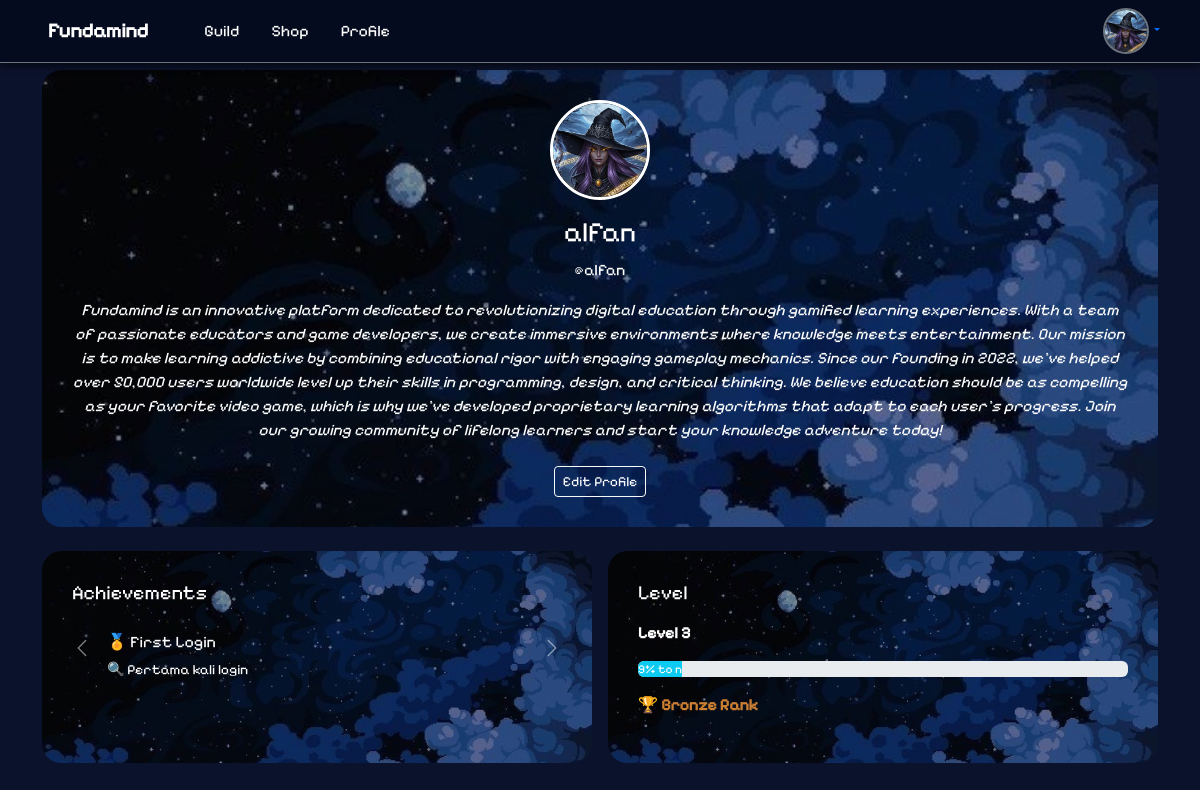
The page /pages/profile.php (signed in) on the database its author committed.
### tables this page shows
CREATE TABLE `users` (
  `id_user` int NOT NULL,
  `username` varchar(50) NOT NULL,
  `password` varchar(255) NOT NULL,
  `avatar` enum('Ellipse_1.png','Ellipse_2.png','Ellipse_3.png','Ellipse_4.png','Ellipse_5.png') DEFAULT 'Ellipse_1.png',
  `bio` text,
  `level` int DEFAULT '1',
  `xp` int DEFAULT '0',
  `xp_next` int DEFAULT '100',
  `coin` int DEFAULT '0'
);

CREATE TABLE `achievements` (
  `id_achievement` int NOT NULL,
  `nama` varchar(100) NOT NULL,
  `syarat` text
);

### pages/profile.php (the view, shortened to what this page needs)
<?php
include 'db.php';
$id_user = $_SESSION['user_id'];
$sql = "SELECT * FROM users WHERE id_user = $id_user";
$result = mysqli_query($koneksi, $sql);
$data = mysqli_fetch_assoc($result);
?>
<!DOCTYPE html>
<html lang="en">
<head>
  <link href="https://cdn.jsdelivr.net/npm/bootstrap@5.3.0/dist/css/bootstrap.min.css" rel="stylesheet">
  <link rel="stylesheet" href="../assets/css/profile.css">
  <link rel="stylesheet" href="../assets/css/navbar.css" />
</head>
<body>
  <?php include 'includes/navbar.php'; ?>
  <div class="container">
    <div class="profile-card mb-4 text-center">
      <img src="../assets/images/<?php echo htmlspecialchars($data['avatar']); ?>" alt="avatar" class="avatar mb-3">
      <h3><?php echo htmlspecialchars($data['username']); ?></h3>
      <p>@<?php echo strtolower(htmlspecialchars($data['username'])); ?></p>
      <p><em><?php echo $data['bio'] ? htmlspecialchars($data['bio']) : 'Belum ada bio.'; ?></em></p>
      <a href="edit_profile.php" class="btn btn-outline-light btn-sm mt-2">Edit Profile</a>
    </div>
    <div class="row g-3">
      <div class="col-md-6">
        <div class="profile-card h-100">
          <h5 class="mb-3">Achievements</h5>
          <div id="achievementCarousel" class="carousel slide" data-bs-ride="carousel">
            <div class="carousel-inner">
              <?php
              $sql_achievements = "
          SELECT a.nama, a.syarat
          FROM user_achievements ua
          JOIN achievements a ON ua.id_achievement = a.id_achievement
          WHERE ua.id_user = $id_user
        ";
              $res_achievements = mysqli_query($koneksi, $sql_achievements);
              $activeSet = false;
              if (mysqli_num_rows($res_achievements) > 0):
                while ($row = mysqli_fetch_assoc($res_achievements)):
              ?>
                  <div class="carousel-item <?php if (!$activeSet) {
                                              echo 'active';
                                              $activeSet = true;
                                            } ?>">
                    <div class="achievement-card text-white">
                      <h6>🏅 <?php echo htmlspecialchars($row['nama']); ?></h6>
                      <p class="small mb-0">🔍 <?php echo htmlspecialchars($row['syarat']); ?></p>
                    </div>
                  </div>
                <?php endwhile;
              endif; ?>
            </div>
            <button class="carousel-control-prev" type="button" data-bs-target="#achievementCarousel" data-bs-slide="prev">
              <span class="carousel-control-prev-icon" aria-hidden="true"></span>
            </button>
            <button class="carousel-control-next" type="button" data-bs-target="#achievementCarousel" data-bs-slide="next">
              <span class="carousel-control-next-icon" aria-hidden="true"></span>
            </button>
          </div>
        </div>
      </div>
      <div class="col-md-6">
        <div class="profile-card">
          <h5 class="mb-3">Level</h5>
          <p><strong>Level <?php echo $data['level']; ?></strong></p>
          <?php
          $progress = ($data['xp'] / $data['xp_next']) * 100;
          $progress = $progress > 100 ? 100 : $progress;
          ?>
          <div class="progress">
            <div class="progress-bar bg-info" style="width: <?php echo $progress; ?>%">
              <?php echo round($progress); ?>% to next
            </div>
          </div>
          <p class="mt-3">
            <?php
            $rank = 'Bronze';
            $rank_color = [
              'Bronze' => '#cd7f32',
              'Silver' => '#c0c0c0',
              'Gold' => '#ffd700',
              'Platinum' => '#e5e4e2',
              'Diamond' => '#b9f2ff'
            ];
            ?>
            <strong style="color: <?php echo $rank_color[$rank]; ?>;">
              🏆 <?php echo $rank; ?> Rank
            </strong>
          </p>
        </div>
      </div>
    </div>
  </div>
</body>
</html>

### assets/css/profile.css (style rules this page uses)
body { font-family: "PixelifySans", sans-serif; background-color: #0b122b; color: white; }
.container { padding-top: 70px; }
.profile-card { position: relative; border-radius: 20px; overflow: hidden; padding: 30px; color: white; background-image: url("../images/BackgroundBlueSkyPixel.webp"); background-size: cover; background-position: center; }
.profile-card::before { content: ""; position: absolute; inset: 0; background-color: rgba(0, 0, 0, 0.4); }
.profile-card > * { position: relative; z-index: 1; }
.avatar { width: 100px; height: 100px; border-radius: 50%; border: 3px solid white; object-fit: cover; }
.carousel-item { height: 55px; }
.achievement-card { background-color: transparent; border-radius: 15px; padding: 35px; height: 100%; display: flex; flex-direction: column; justify-content: center; }
.carousel-control-prev, .carousel-control-next { width: 2%; }
.carousel-control-prev-icon, .carousel-control-next-icon { background-color: transparent; padding: 10px; }
.carousel-control-prev { justify-content: flex-start; }
.carousel-control-next { justify-content: flex-end; }

### rows shown on the page
users: avatar (picture), username "alfan", bio "Fundamind is an innovative platform dedicated to revolutionizing digital education through gamified learning experiences. With a team of passionate educators and game developers, we create immersive environments where knowledge meets entertainment. Our mission is to make learning addictive by combining educational rigor with engaging gameplay mechanics. Since our founding in 2022, we've helped over 50,000 users worldwide level up their skills in programming, design, and critical thinking. We believe education should be as compelling as your favorite video game, which is why we've developed proprietary learning algorithms that adapt to each user's progress. Join our growing community of…", level "3", progress "9"
achievements: nama "First Login", syarat "Pertama kali login"

### other values the page prints
$rank "Bronze"
